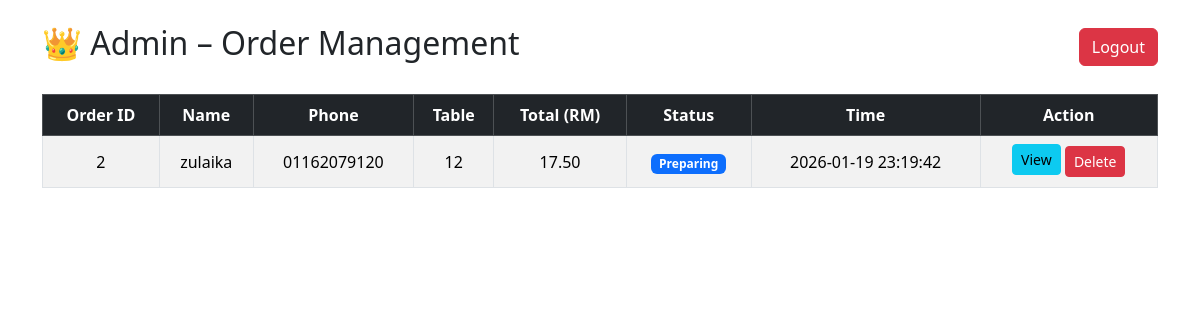
Screenshot of /eatbites/admin.php (signed in) with the database file from the repository.
### tables this page shows
CREATE TABLE `orders` (
  `id` int(11) NOT NULL,
  `customer_name` varchar(100) DEFAULT NULL,
  `phone` varchar(20) DEFAULT NULL,
  `table_no` varchar(10) DEFAULT NULL,
  `total_price` decimal(8,2) DEFAULT NULL,
  `order_status` enum('pending','preparing','completed','canceled') DEFAULT 'pending',
  `order_time` datetime DEFAULT current_timestamp()
);

### eatbites/admin.php (the view, shortened to what this page needs)
<?php
$con = mysqli_connect("localhost", "root", "", "eatbites")
    or die(mysqli_connect_error());
$result = mysqli_query($con,
    "SELECT * FROM orders ORDER BY order_time DESC"
) or die(mysqli_error($con));
?>
<!DOCTYPE html>
<html>
<head>
    <link href="https://cdn.jsdelivr.net/npm/bootstrap@5.3.8/dist/css/bootstrap.min.css" rel="stylesheet">
</head>
<body>
<div class="container mt-4">
    <div class="d-flex justify-content-between align-items-center mb-4">
        <h2>👑 Admin – Order Management</h2>
        <a href="logout.php" class="btn btn-danger">Logout</a>
    </div>
    <table class="table table-bordered table-striped text-center align-middle">
        <thead class="table-dark">
            <tr>
                <th>Order ID</th>
                <th>Name</th>
                <th>Phone</th>
                <th>Table</th>
                <th>Total (RM)</th>
                <th>Status</th>
                <th>Time</th>
                <th>Action</th>
            </tr>
        </thead>
        <tbody>
        <?php while ($order = mysqli_fetch_assoc($result)) { ?>
            <tr>
                <td><?php echo $order['id']; ?></td>
                <td><?php echo $order['customer_name']; ?></td>
                <td><?php echo $order['phone']; ?></td>
                <td><?php echo $order['table_no']; ?></td>
                <td><?php echo number_format($order['total_price'], 2); ?></td>
                <td>
                    <span class="badge
                        <?php
                        if ($order['order_status'] == 'pending') echo 'bg-warning';
                        elseif ($order['order_status'] == 'preparing') echo 'bg-primary';
                        elseif ($order['order_status'] == 'completed') echo 'bg-success';
                        else echo 'bg-danger';
                        ?>">
                        <?php echo ucfirst($order['order_status']); ?>
                    </span>
                </td>
                <td><?php echo $order['order_time']; ?></td>
                <td>
                    <a href="view_order.php?id=<?php echo $order['id']; ?>"
                       class="btn btn-sm btn-info mb-1">
                        View
                    </a>
                    <a href="admin.php?delete=<?php echo $order['id']; ?>"
                       class="btn btn-sm btn-danger"
                       onclick="return confirm('Delete this order?');">
                        Delete
                    </a>
                </td>
            </tr>
        <?php } ?>
        </tbody>
    </table>
</div>
</body>
</html>

### rows the page displays
orders: id "2", customer_name "zulaika", phone "01162079120", table_no "12", total_price "17.50", order_status "Preparing", order_time "2026-01-19 23:19:42"
